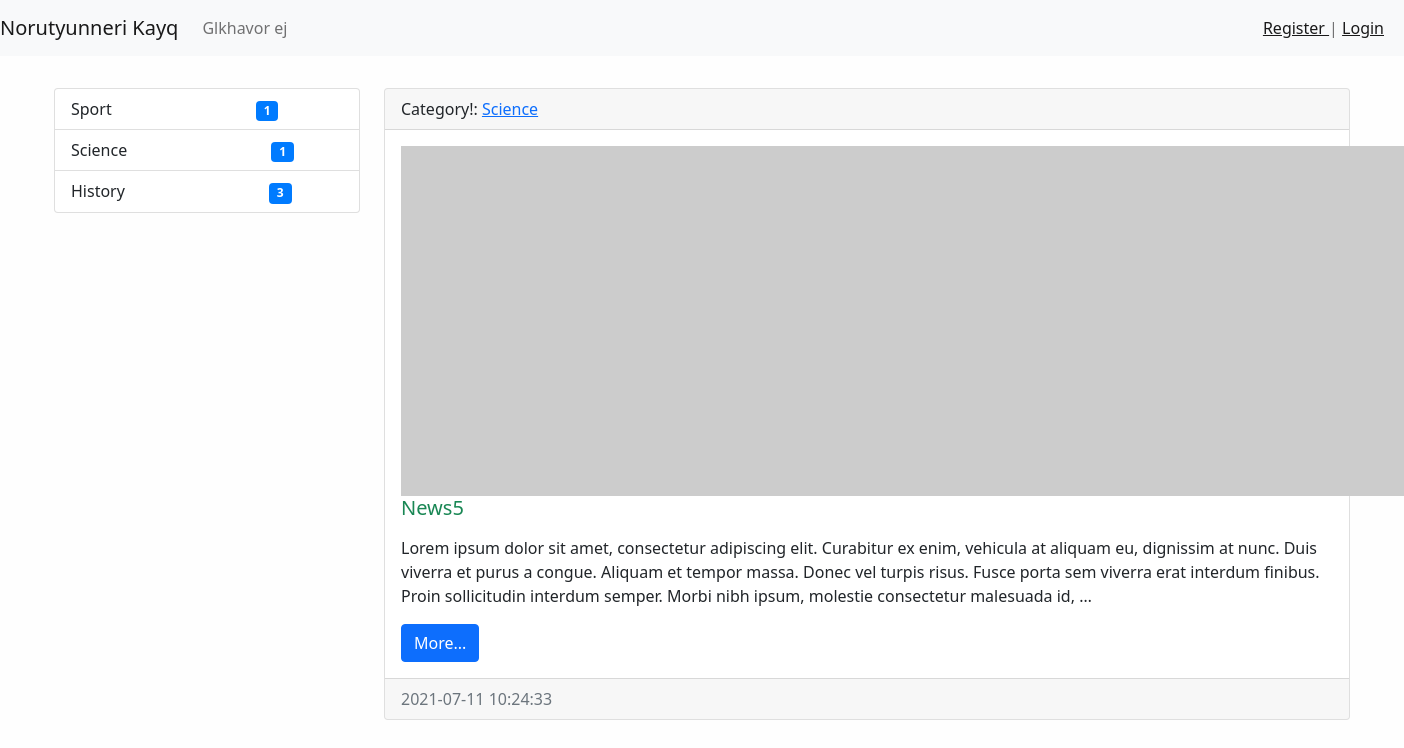
Before: /category/2/ with the older database file.
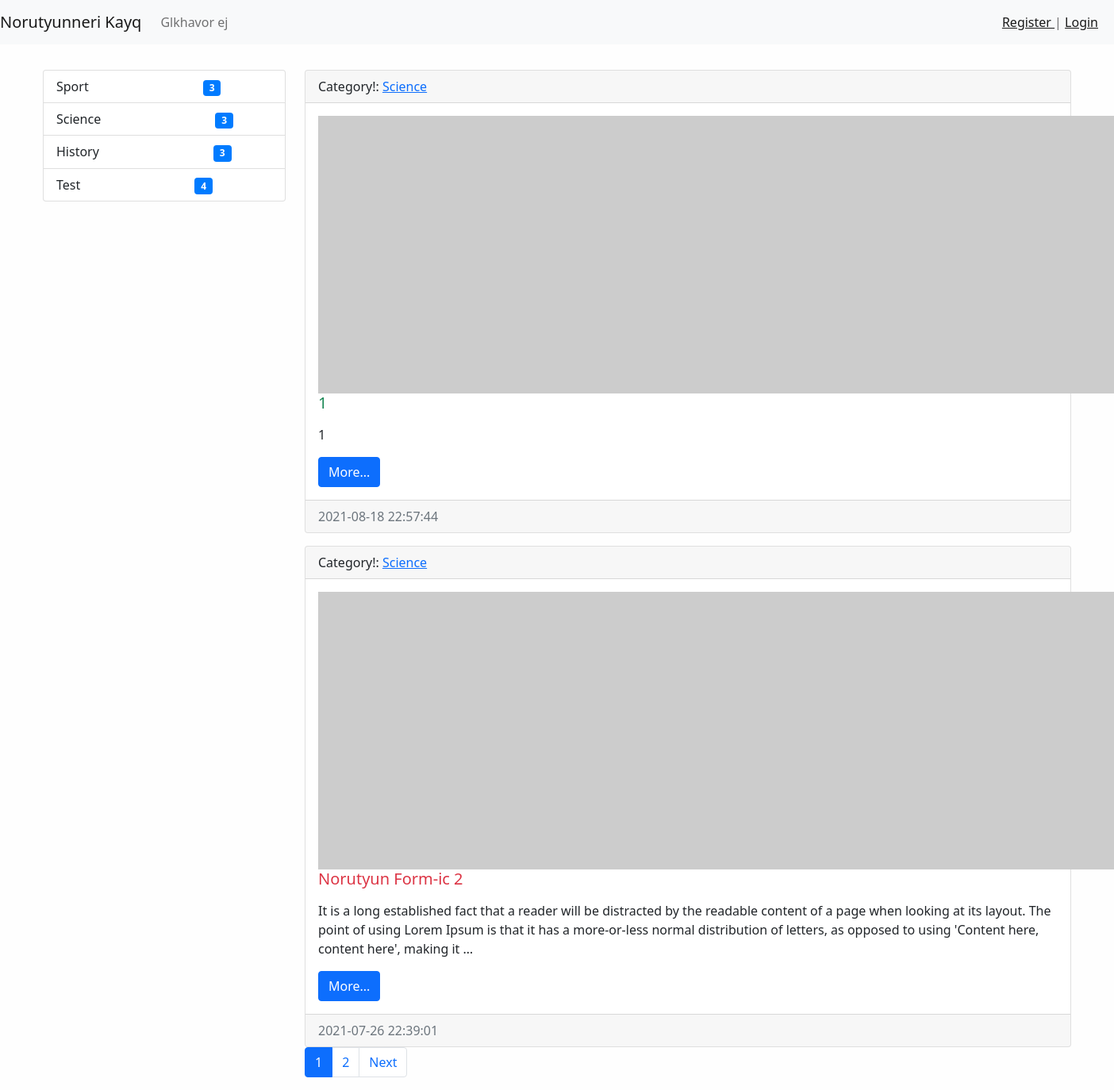
After: the same page with the newer database file.
### news/models.py (models this page shows, shortened)
class Category(models.Model):
    title = models.CharField(max_length=150, db_index=True, verbose_name='CATEGORYI ANUN')
    def get_absolute_url(self):
        return reverse('category', kwargs={"category_id": self.pk})
    def __str__(self):
        return self.title
    class Meta:
        verbose_name = "Category"
        verbose_name_plural = "Categoryner"
        ordering = ['title']

class News(models.Model):
    title = models.CharField(max_length=150, verbose_name="ANUN")
    content = models.TextField(blank=True)
    created_at = models.DateTimeField(auto_now_add=True, verbose_name='STEGHTSVEL E')
    updated_at = models.DateTimeField(auto_now=True, verbose_name='POPOKHVEL E')
    photo = models.ImageField(upload_to='photos/%Y/%m/%d/', blank=True)
    is_published = models.BooleanField(default=True, verbose_name='HRATARAKVEL E')
    category = models.ForeignKey('Category', on_delete=models.PROTECT, related_name='get_news')
    views = models.IntegerField(default=0)
    def get_absolute_url(self):
        return reverse('view_news', kwargs={"pk": self.pk})
    class Meta:
        verbose_name = "Norutyun"  # entavernagira tsarayum(or` add news-y darav add Norutyun...)
        verbose_name_plural = "Norutyunner"  # sa el hognakii depqum(inchin -s er avelacnum` sa kdarna)
        ordering = ['-created_at']  # ev adminki ev modeli sort. hertakanutyuny kpokhvi

### news/views.py (the view)
# urls.py: path('category/<int:category_id>/', NewsByCategory.as_view(), name='category'),
class NewsByCategory(MyMixin, ListView):
    model = News
    template_name = 'news/home_news_list.html'
    context_object_name = 'news'
    allow_empty = False
    paginate_by = 2
    def get_queryset(self):
        return News.objects.filter(category_id=self.kwargs['category_id'], is_published=True)
    def get_context_data(self, *, object_list=None, **kwargs):
        context = super().get_context_data(**kwargs)
        context['title'] = self.get_upper(Category.objects.get(pk=self.kwargs['category_id']))
        return context

### news/templatetags/news_tags.py (called while the page is built)
@register.inclusion_tag('news/list-categories.html')
def show_categories(arg1="hello", arg2="world"):
    categories = Category.objects.annotate(cnt=Count("get_news", filter=F('get_news__is_published'))).filter(cnt__gt=0)
    return {"categories": categories, "arg1": arg1, "arg2": arg2}

### news/utils.py (called while the page is built)
    def get_upper(self, st):
        if isinstance(st, str):
            return st.upper()
        else:
            return st.title.upper()

### news/templates/news/home_news_list.html (shortened to what this page needs)
{% extends 'base.html' %}
{% block sidebar %}
    {% include 'inc/_sidebar.html' %}
{% endblock %}
{% block content %}
{% for item in news %}
<div class="card mt-3">
    <div class="card-header">
        Category!: <a href="{{ item.category.get_absolute_url }}"> {{ item.category }} </a>
    </div>
    <div class="card-body">
        <div class="media">
            {% if item.photo %}
            <img alt="" class="mr-3" src="{{ item.photo.url }}" width="350">
            {% else %}
            <img alt="" class="mr-3" src="https://picsum.photos/id/1050/350/235">
            {% endif %}
            <div class="media-body">
                <h5 class="card-title {% cycle  'text-success' 'text-danger'%} ">{{ item.title }}</h5>
                <p class="card-text">{{ item.content|linebreaks|truncatewords:50 }}</p>
                <a class="btn btn-primary" href="{{ item.get_absolute_url }}">More...</a>
            </div>
        </div>
    </div>
    <div class="card-footer text-muted">
        {{ item.created_at|date:'Y-m-d H:i:s' }}
    </div>
</div>
{% empty %}
<p> Oops... There is no data... </p>
{% lorem 3 p %}
{% endfor %}
{% endblock %}

### templates/base.html (shortened to what this page needs)
<!doctype html>
{% load static %}
<html lang="en">
<head>
    <link href="{% static 'bootstrap/css/bootstrap.min.css' %}" rel="stylesheet">
    <link href="{% static 'css/style.css' %}" rel="stylesheet">
</head>
<body>
{% include 'inc/_nav.html'%}
<div class="container mt-3">
    <div class="row">
        <div class="col-md-3 mt-3">
            {% block sidebar %} SIDEBAR {% endblock %}
        </div>
        <div class="col-md-9">
            {% block content %} CONTENT {% endblock %}
            {% if page_obj.has_other_pages %}
            <nav aria-label="...">
                <ul class="pagination">
                    {% for p in page_obj.paginator.page_range %}
                    {% if page_obj.number == p %}
                    <li aria-current='page' class="page-item active">
                        <a class="page-link" href="?page={{ p }}"> {{ p }}
                        </a>
                    </li>
                    {% elif p > page_obj.number|add:-3 and p < page_obj.number|add:3 %}
                    <li class="page-item">
                        <a class="page-link" href="?page={{ p }}"> {{ p }}</a>
                    </li>
                    {% endif %}
                    {% endfor %}
                    {% if page_obj.has_next %}
                    <li class="page-item">
                        <a class="page-link" href="?page={{ page_obj.next_page_number }}">Next</a>
                    </li>
                    {% endif %}
                </ul>
            </nav>
            {% endif %}
        </div>
    </div>
</div>
</body>
</html>

### templates/inc/_nav.html (shortened to what this page needs)
<nav class="navbar navbar-expand-lg navbar-light bg-light">
    <a class="navbar-brand" href="{% url 'home' %}"> Norutyunneri Kayq </a>
    <div class="collapse navbar-collapse" id="navbarSupportedContent">
        <ul class="navbar-nav me-auto mb-2 mb-lg-0">
            <li class="nav-item"><a class="nav-link" href="{% url 'home' %}">Glkhavor ej</a></li>
        </ul>
        <span class="navbar-text" style="padding-right: 20px;">
            <a href=" {% url 'register' %} "> Register </a> | <a href="{% url 'login' %}">Login</a>
        </span>
    </div>
</nav>

### templates/inc/_sidebar.html (shortened to what this page needs)
{% load news_tags %}
{% show_categories %}

### news/templates/news/list-categories.html (shortened to what this page needs)
<div class="list-group">
    {% for item in categories %}
    <a class="list-group-item list-group-item-action" href="{{ item.get_absolute_url }}">
        {{ item.title }} <span class="badge badge-primary badge-pill"
                               style="background-color: #007bff;color: white;margin-left: 140px;">{{ item.cnt }}</span></a>
    {% endfor %}
</div>

### mysite/static/css/style.css (style rules this page uses)
body { background-color: #fefefe; }

Changed rows visible on the page:
no longer on this page (row unchanged): News: category "Science", title "News5", content "Lorem ipsum dolor sit amet, consectetur adipiscing elit. Curabitur ex enim, vehicula at aliquam eu, dignissim at nunc. Duis viverra et purus a congue. Aliquam et tempor massa. Donec vel turpis risus. Fusce porta sem viverra erat interdum finibus. Proin sollicitudin interdum semper. Morbi nibh ipsum, molestie consectetur malesuada id, …", created_at "2021-07-11 10:24:33"
computed for Category "Sport": cnt "1" → "3"
computed for Category "Science": cnt "1" → "3"
now on this page (row unchanged): Category: title "Test", cnt "4"
added News: category "Science", title "1", content "1", created_at "2021-08-18 22:57:44"
now on this page (row edited): News: category "Science", title "Norutyun Form-ic 2", content "It is a long established fact that a reader will be distracted by the readable content of a page when looking at its layout. The point of using Lorem Ipsum is that it has a more-or-less normal distribution of letters, as opposed to using 'Content here, content here', making it …", created_at "2021-07-26 22:39:01"
Other visible differences:
new list line: "1"
new list line: "2"
text now shown: "Next"
